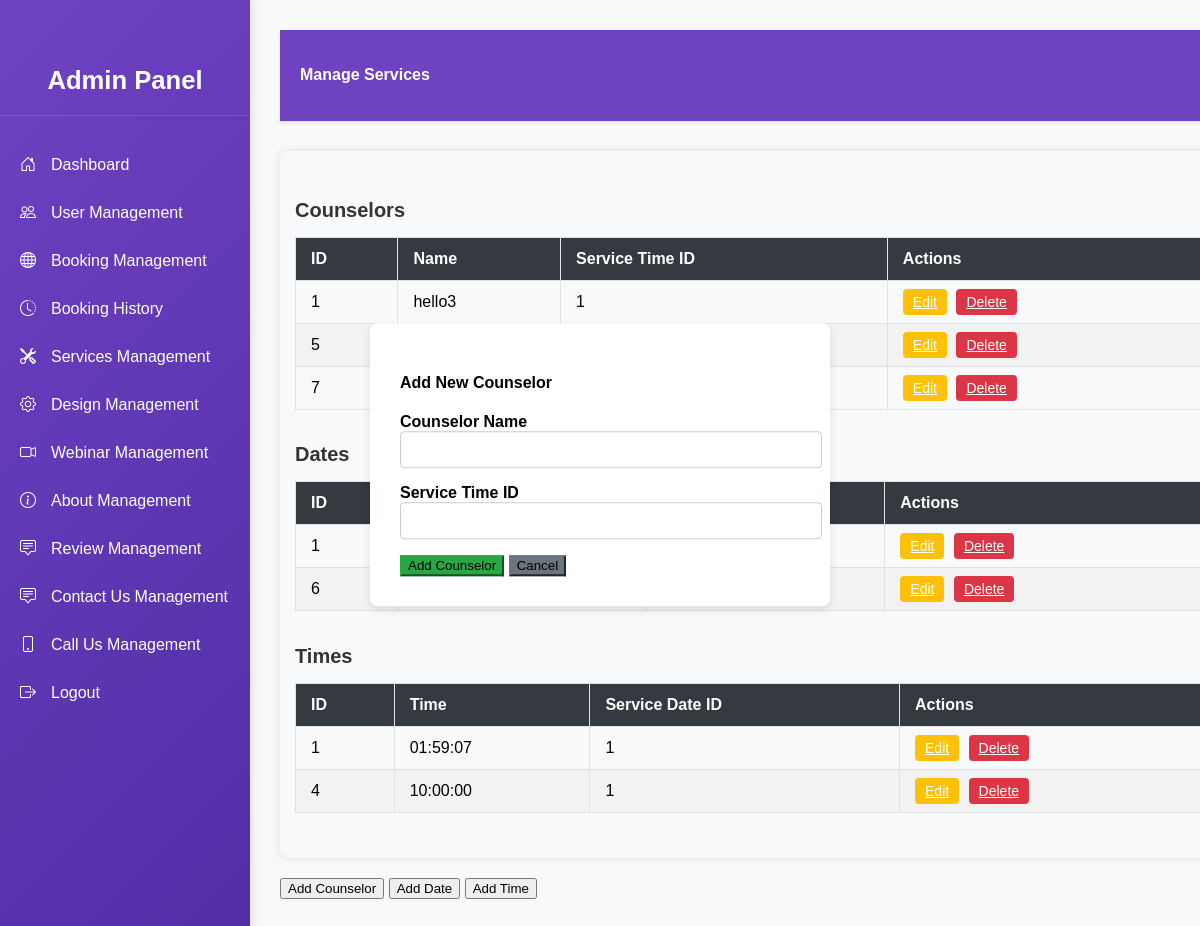
Screenshot of /admin/booking_edit.php with the database file from the repository.
### tables this page shows
CREATE TABLE `service_counselors` (
  `id` int(11) NOT NULL,
  `service_time_id` int(11) NOT NULL,
  `counselor_name` varchar(255) NOT NULL
);

CREATE TABLE `service_dates` (
  `id` int(11) NOT NULL,
  `service_id` int(11) NOT NULL,
  `available_date` date NOT NULL
);

CREATE TABLE `service_times` (
  `id` int(11) NOT NULL,
  `service_date_id` int(11) NOT NULL,
  `available_time` time NOT NULL
);

### admin/booking_edit.php (the view, shortened to what this page needs)
<?php
include('dbcon.php');
$counselorsQuery = "SELECT * FROM service_counselors";
$counselorsResult = mysqli_query($conn, $counselorsQuery);
$datesQuery = "SELECT * FROM service_dates";
$datesResult = mysqli_query($conn, $datesQuery);
$timesQuery = "SELECT * FROM service_times";
$timesResult = mysqli_query($conn, $timesQuery);
?>
<!DOCTYPE html>
<html lang="en">
<head>
    <link href="https://cdn.jsdelivr.net/npm/bootstrap-icons/font/bootstrap-icons.css" rel="stylesheet">
</head>
<body>
    <div class="wrapper">
<div class="sidebar">
    <h3 class="text-center py-3">Admin Panel</h3>
    <a href="dashboard.php"><i class="bi bi-house-door"></i> Dashboard</a>
    <a href="users_edit.php"><i class="bi bi-people"></i> User Management</a>
    <a href="booking_edit.php"><i class="bi bi-globe"></i> Booking Management</a>
    <a href="booking_history.php"><i class="bi bi-clock-history"></i> Booking History</a>
    <a href="services_edit.php"><i class="bi bi-tools"></i> Services Management</a>
    <a href="design_edit.php"><i class="bi bi-gear"></i> Design Management</a>
    <a href="webinar_edit.php"><i class="bi bi-camera-video"></i> Webinar Management</a>
    <a href="about_us_management.php"><i class="bi bi-info-circle"></i> About Management</a>
    <a href="review_management.php"><i class="bi bi-chat-square-text"></i> Review Management</a>
    <a href="contact_us_management.php"><i class="bi bi-chat-square-text"></i> Contact Us Management</a>
    <a href="call_us_management.php"><i class="bi bi-phone"></i> Call Us Management</a>
    <a href="logout.php"><i class="bi bi-box-arrow-right"></i> Logout</a>
</div>
        <div class="content">
            <div class="top-navbar">
                <h4>Manage Services</h4>
            </div>
            <div class="table-wrapper">
                <h5>Counselors</h5>
                <table class="table">
                    <thead>
                        <tr>
                            <th>ID</th>
                            <th>Name</th>
                            <th>Service Time ID</th>
                            <th>Actions</th>
                        </tr>
                    </thead>
                    <tbody>
                        <?php while ($counselor = mysqli_fetch_assoc($counselorsResult)) { ?>
                        <tr>
                            <td><?php echo $counselor['id']; ?></td>
                            <td><?php echo $counselor['counselor_name']; ?></td>
                            <td><?php echo $counselor['service_time_id']; ?></td>
                            <td>
                                <a href="booking_edit.php?edit_counselor=<?php echo $counselor['id']; ?>" class="btn btn-warning btn-sm">Edit</a>
                                <a href="booking_edit.php?delete_counselor=<?php echo $counselor['id']; ?>" class="btn btn-danger btn-sm">Delete</a>
                            </td>
                        </tr>
                        <?php } ?>
                    </tbody>
                </table>
                <h5>Dates</h5>
                <table class="table">
                    <thead>
                        <tr>
                            <th>ID</th>
                            <th>Date</th>
                            <th>Service ID</th>
                            <th>Actions</th>
                        </tr>
                    </thead>
                    <tbody>
                        <?php while ($date = mysqli_fetch_assoc($datesResult)) { ?>
                        <tr>
                            <td><?php echo $date['id']; ?></td>
                            <td><?php echo $date['available_date']; ?></td>
                            <td><?php echo $date['service_id']; ?></td>
                            <td>
                                <a href="booking_edit.php?edit_date=<?php echo $date['id']; ?>" class="btn btn-warning btn-sm">Edit</a>
                                <a href="booking_edit.php?delete_date=<?php echo $date['id']; ?>" class="btn btn-danger btn-sm">Delete</a>
                            </td>
                        </tr>
                        <?php } ?>
                    </tbody>
                </table>
                <h5>Times</h5>
                <table class="table">
                    <thead>
                        <tr>
                            <th>ID</th>
                            <th>Time</th>
                            <th>Service Date ID</th>
                            <th>Actions</th>
                        </tr>
                    </thead>
                    <tbody>
                        <?php while ($time = mysqli_fetch_assoc($timesResult)) { ?>
                        <tr>
                            <td><?php echo $time['id']; ?></td>
                            <td><?php echo $time['available_time']; ?></td>
                            <td><?php echo $time['service_date_id']; ?></td>
                            <td>
                                <a href="booking_edit.php?edit_time=<?php echo $time['id']; ?>" class="btn btn-warning btn-sm">Edit</a>
                                <a href="booking_edit.php?delete_time=<?php echo $time['id']; ?>" class="btn btn-danger btn-sm">Delete</a>
                            </td>
                        </tr>
                        <?php } ?>
                    </tbody>
                </table>
            </div>
            <button onclick="toggleForm('add-counselor-form')" class="btn btn-primary">Add Counselor</button>
            <button onclick="toggleForm('add-date-form')" class="btn btn-primary">Add Date</button>
            <button onclick="toggleForm('add-time-form')" class="btn btn-primary">Add Time</button>
            <div id="add-counselor-form" class="form-inline active">
    <h4>Add New Counselor</h4>
    <form method="post" action="booking_edit.php">
        <div class="form-group mb-3">
            <label for="counselor_name" class="form-label">Counselor Name</label>
            <input type="text" class="form-control" name="counselor_name" required>
        </div>
        <div class="form-group mb-3">
            <label for="service_time_id" class="form-label">Service Time ID</label>
            <input type="text" class="form-control" name="service_time_id" required>
        </div>
        <button type="submit" name="add_counselor" class="btn btn-success">Add Counselor</button>
        <button type="button" class="btn btn-secondary" onclick="toggleForm('add-counselor-form')">Cancel</button>
    </form>
</div>
        </div>
    </div>
</body>
</html>

### admin/booking_edit.php (style rules this page uses)
body, html { margin: 0; padding: 0; width: 100%; height: 100%; font-family: 'Poppins', sans-serif; background-color: #f0f2f5; overflow-x: hidden; }
.wrapper { display: flex; flex-direction: column; min-height: 100vh; background-color: #ffffff; }
.sidebar { background: linear-gradient(135deg, #6f42c1, #512da8); color: #fff; min-width: 250px; height: 100%; padding-top: 20px; position: fixed; top: 0; left: 0; transition: all 0.3s; z-index: 1050; box-shadow: 2px 0 10px rgba(0, 0, 0, 0.1); }
.sidebar h3 { color: #fff; text-align: center; padding: 20px 0; font-size: 1.6em; border-bottom: 1px solid rgba(255, 255, 255, 0.1); }
.sidebar a { color: #fff; display: flex; align-items: center; padding: 15px 20px; text-decoration: none; transition: background 0.3s, padding-left 0.3s; }
.sidebar a .bi { margin-right: 15px; }
.sidebar { transition: left 0.3s; }
.content { margin-left: 250px; width: calc(100% - 250px); padding: 30px; transition: all 0.3s; background-color: #f8f9fa; min-height: 100vh; }
.top-navbar { background: #6f42c1; color: #fff; padding: 15px 20px; margin-bottom: 30px; box-shadow: 0 2px 4px rgba(0, 0, 0, 0.1); display: flex; align-items: center; justify-content: space-between; }
.table-wrapper { margin: 20px auto; padding: 15px; border-radius: 8px; background-color: #f8f9fa; box-shadow: 0 0 10px rgba(0, 0, 0, 0.1); max-width: 1000px; }
.table-wrapper h5 { font-size: 1.25rem; margin-bottom: 15px; color: #333; }
.table { width: 100%; border-collapse: collapse; margin-bottom: 30px; }
.table thead tr { background-color: #343a40; color: #fff; text-align: left; }
.table th, .table td { padding: 12px 15px; border: 1px solid #dee2e6; }
.table tbody tr:nth-child(even) { background-color: #f2f2f2; }
.table a.btn { margin-right: 5px; padding: 5px 10px; font-size: 0.875rem; border-radius: 4px; }
.table .btn-warning { background-color: #ffc107; color: #fff; }
.table .btn-danger { background-color: #dc3545; color: #fff; }
.form-inline { display: none; background: #ffffff; border-radius: 8px; box-shadow: 0 4px 8px rgba(0, 0, 0, 0.1); padding: 30px; position: fixed; z-index: 1050; left: 50%; top: 50%; transform: translate(-50%, -50%); width: 100%; max-width: 400px; overflow: auto; }
.form-inline.active { display: block; }
.form-inline .form-group { margin-bottom: 1rem; }
.form-inline .form-group label { margin-bottom: 0.5rem; font-weight: bold; }
.form-inline .form-control { border-radius: 0.25rem; border: 1px solid #ccc; width: 100%; padding: 10px; }
.form-inline .btn-success { background-color: #28a745; border-color: #28a745; }
.form-inline .btn-secondary { background-color: #6c757d; border-color: #6c757d; }

### rows the page displays
service_counselors: id "1", counselor_name "hello3", service_time "1"
service_counselors: id "5"
service_counselors: id "7"
service_dates: id "1"
service_dates: id "6"
service_times: id "1", available_time "01:59:07", service_date "1"
service_times: id "4", available_time "10:00:00", service_date "1"
